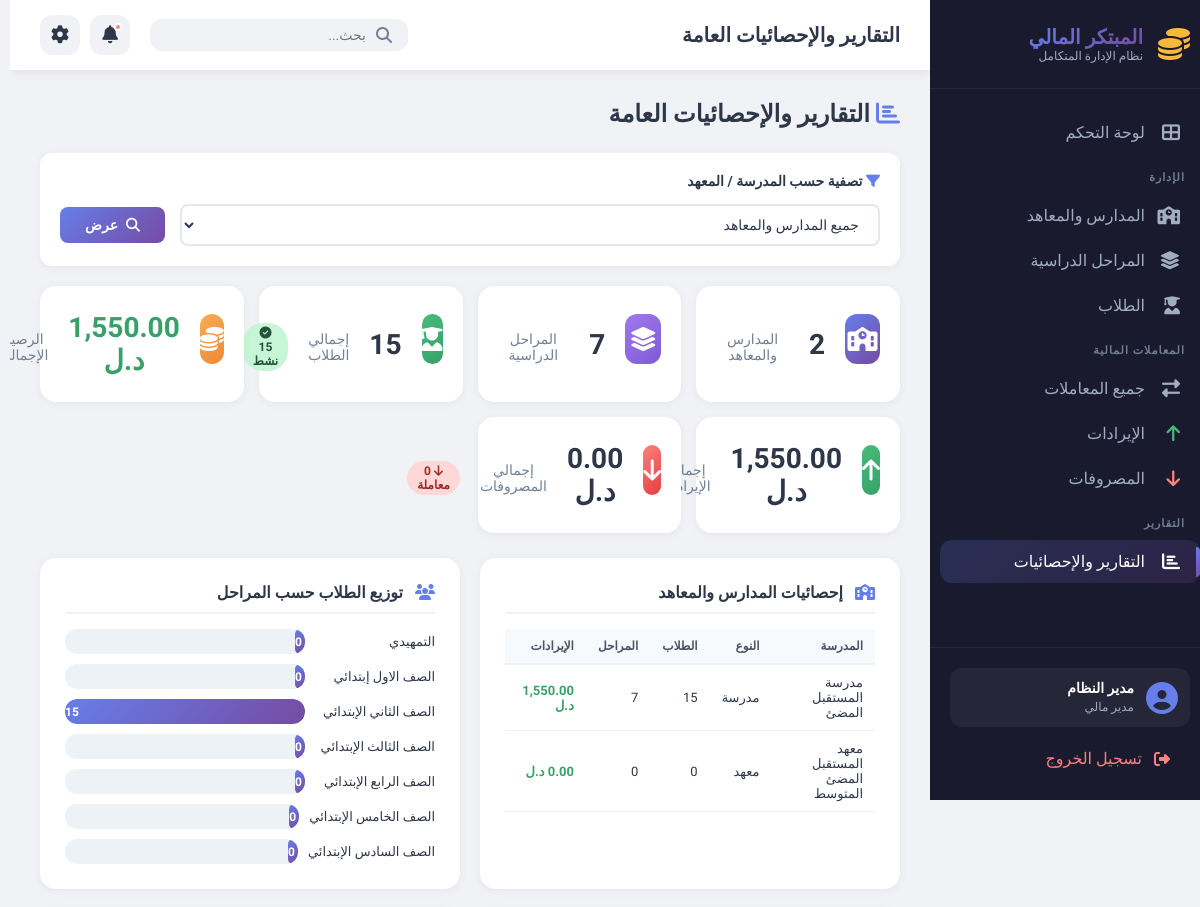
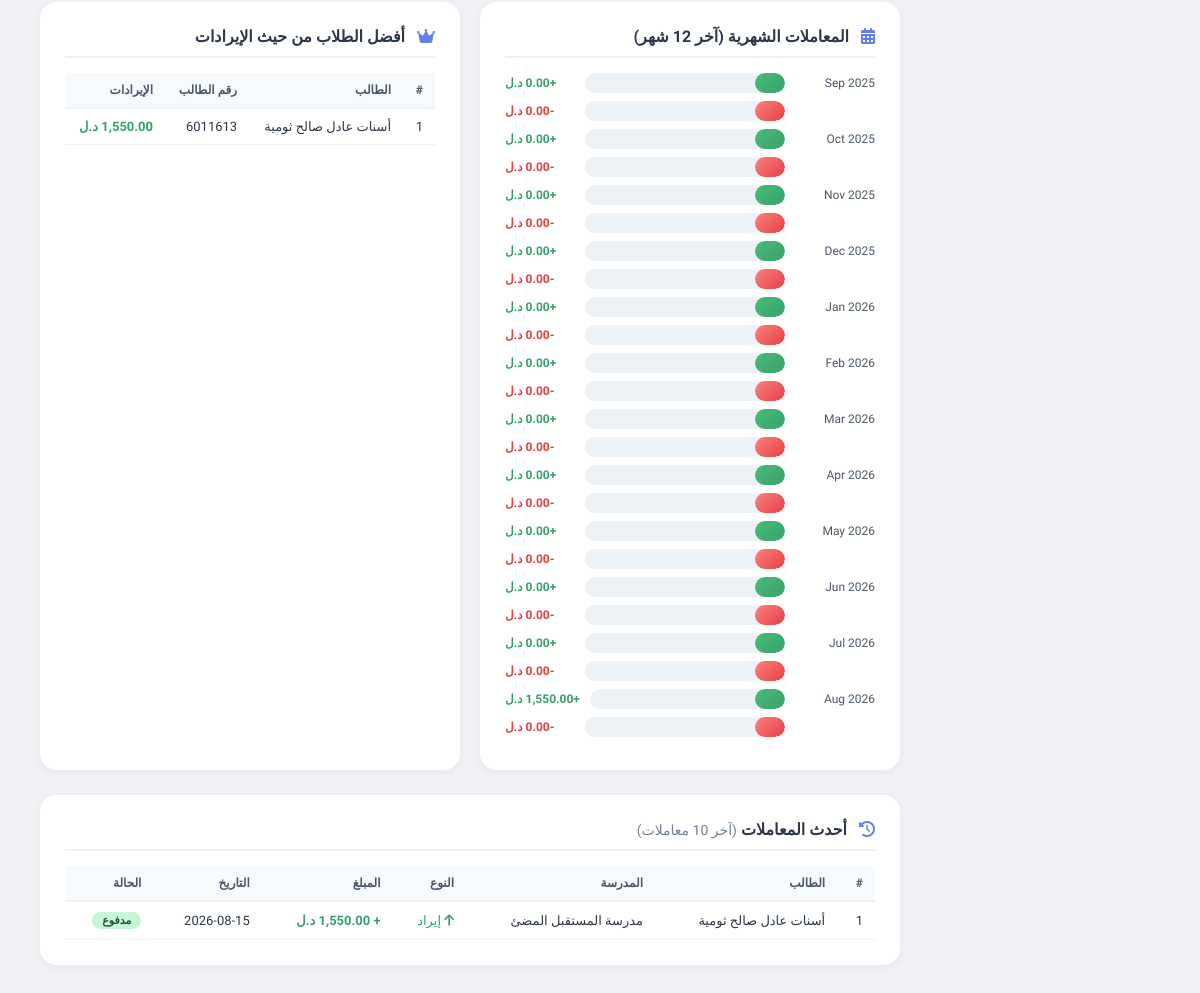
Screenshot of /modules/reports/index.php with the database file from the repository (2 pictures, top to bottom).
### tables this page shows
CREATE TABLE `schools` (
  `id` int(11) NOT NULL,
  `name` varchar(100) NOT NULL,
  `type` enum('school','institute') NOT NULL,
  `address` text DEFAULT NULL,
  `phone` varchar(20) DEFAULT NULL,
  `email` varchar(100) DEFAULT NULL,
  `created_at` timestamp NOT NULL DEFAULT current_timestamp()
);

CREATE TABLE `students` (
  `id` int(11) NOT NULL,
  `school_id` int(11) DEFAULT NULL,
  `current_stage_id` int(11) DEFAULT NULL,
  `name` varchar(100) NOT NULL,
  `student_code` varchar(50) DEFAULT NULL,
  `birth_date` date DEFAULT NULL,
  `phone` varchar(20) DEFAULT NULL,
  `address` text DEFAULT NULL,
  `enrollment_date` date DEFAULT NULL,
  `status` enum('active','inactive','graduated') DEFAULT 'active',
  `created_at` timestamp NOT NULL DEFAULT current_timestamp()
);

CREATE TABLE `transactions` (
  `id` int(11) NOT NULL,
  `student_id` int(11) DEFAULT NULL,
  `stage_id` int(11) DEFAULT NULL,
  `type` enum('income','expense') NOT NULL,
  `amount` decimal(10,2) NOT NULL,
  `description` text DEFAULT NULL,
  `transaction_date` date DEFAULT NULL,
  `payment_method` enum('cash','bank','online') DEFAULT NULL,
  `status` enum('pending','paid','cancelled') DEFAULT 'pending',
  `created_at` timestamp NOT NULL DEFAULT current_timestamp()
);

### modules/reports/index.php (the view, shortened to what the rows shown need)
<?php
require_once '../../config/database.php';
require_once '../../includes/functions.php';
$school_id = isset($_GET['school_id']) ? (int)$_GET['school_id'] : null;
$school_name = '';
$schools = getSchools();
$school_condition = "";
$school_params = [];
$schools_stats = [];
if ($school_id) {
    foreach ($schools as $school) {
        if ($school['id'] == $school_id) {
            $stats = getSchoolStats($school['id']);
            $schools_stats[] = [
                'id' => $school['id'],
                'name' => $school['name'],
                'type' => $school['type'],
                'students' => $stats['total_students'] ?? 0,
                'stages' => $stats['total_stages'] ?? 0,
                'income' => $stats['total_income'] ?? 0,
                'expenses' => $stats['total_expenses'] ?? 0
            ];
            break;
        }
    }
} else {
    foreach ($schools as $school) {
        $stats = getSchoolStats($school['id']);
        $schools_stats[] = [
            'id' => $school['id'],
            'name' => $school['name'],
            'type' => $school['type'],
            'students' => $stats['total_students'] ?? 0,
            'stages' => $stats['total_stages'] ?? 0,
            'income' => $stats['total_income'] ?? 0,
            'expenses' => $stats['total_expenses'] ?? 0
        ];
    }
}
$sql = "SELECT t.*, s.name as student_name, sc.name as school_name
        FROM transactions t
        JOIN students s ON t.student_id = s.id
        JOIN schools sc ON s.school_id = sc.id
        WHERE 1=1" . $school_condition . "
        ORDER BY t.created_at DESC LIMIT 10";
$stmt = $pdo->prepare($sql);
$stmt->execute($school_params);
$recent_transactions = $stmt->fetchAll();
$sql = "SELECT s.id, s.name, s.student_code,
        SUM(t.amount) as total_income
        FROM students s
        JOIN transactions t ON t.student_id = s.id
        WHERE t.type = 'income' AND t.status = 'paid'" . $school_condition . "
        GROUP BY s.id
        ORDER BY total_income DESC
        LIMIT 10";
$stmt = $pdo->prepare($sql);
$stmt->execute($school_params);
$top_students = $stmt->fetchAll();
?>
<!DOCTYPE html>
<html lang="ar" dir="rtl">
<head>
    <link rel="stylesheet" href="../../assets/css/dashboard.css">
    <link rel="stylesheet" href="https://cdnjs.cloudflare.com/ajax/libs/font-awesome/6.5.0/css/all.min.css">
</head>
<body>
    <div class="dashboard-wrapper">
        <aside class="sidebar">
            <div class="sidebar-header">
                <div class="logo-container">
                    <div class="logo-text">
                        <h2>المبتكر المالي</h2>
                    </div>
                </div>
            </div>
        </aside>
        <main class="main-content">
            <header class="top-header">
                <div class="header-left">
                    <h1>
                        <?php if ($school_name): ?>
                            تقارير: <?php echo htmlspecialchars($school_name); ?>
                        <?php else: ?>
                            التقارير والإحصائيات العامة
                        <?php endif; ?>
                    </h1>
                </div>
            </header>
            <div class="content-area">
                <div class="page-header">
                    <h2>
                        <i class="fas fa-chart-bar" style="color: #667eea;"></i>
                        <?php if ($school_name): ?>
                            تقارير: <?php echo htmlspecialchars($school_name); ?>
                            <span class="filter-badge">
                                <i class="fas fa-school"></i>
                                <?php echo htmlspecialchars($school_name); ?>
                            </span>
                        <?php else: ?>
                            التقارير والإحصائيات العامة
                        <?php endif; ?>
                    </h2>
                </div>
                <div class="reports-grid">
                    <div class="report-card">
                        <div class="table-scroll">
                            <table>
                                <thead>
                                    <tr>
                                        <th>المدرسة</th>
                                        <th>النوع</th>
                                        <th>الطلاب</th>
                                        <th>المراحل</th>
                                        <th>الإيرادات</th>
                                    </tr>
                                </thead>
                                <tbody>
                                    <?php foreach ($schools_stats as $school): ?>
                                    <tr>
                                        <td><?php echo htmlspecialchars($school['name']); ?></td>
                                        <td><?php echo $school['type'] == 'school' ? 'مدرسة' : 'معهد'; ?></td>
                                        <td><?php echo $school['students']; ?></td>
                                        <td><?php echo $school['stages']; ?></td>
                                        <td class="amount-income"><?php echo formatLibyanCurrency($school['income']); ?></td>
                                    </tr>
                                    <?php endforeach; ?>
                                </tbody>
                            </table>
                        </div>
                    </div>
                    <div class="report-card">
                        <div class="table-scroll">
                            <table>
                                <thead>
                                    <tr>
                                        <th>#</th>
                                        <th>الطالب</th>
                                        <th>رقم الطالب</th>
                                        <th>الإيرادات</th>
                                    </tr>
                                </thead>
                                <tbody>
                                    <?php if (!empty($top_students)): ?>
                                    <?php foreach ($top_students as $index => $student): ?>
                                    <tr>
                                        <td><?php echo $index + 1; ?></td>
                                        <td><?php echo htmlspecialchars($student['name']); ?></td>
                                        <td><?php echo htmlspecialchars($student['student_code'] ?? '---'); ?></td>
                                        <td class="amount-income"><?php echo formatLibyanCurrency($student['total_income']); ?></td>
                                    </tr>
                                    <?php endforeach; ?>
                                    <?php endif; ?>
                                </tbody>
                            </table>
                        </div>
                    </div>
                </div>
                <div class="report-card full-width">
                    <div class="table-scroll">
                        <table>
                            <thead>
                                <tr>
                                    <th>#</th>
                                    <th>الطالب</th>
                                    <th>المدرسة</th>
                                    <th>النوع</th>
                                    <th>المبلغ</th>
                                    <th>التاريخ</th>
                                    <th>الحالة</th>
                                </tr>
                            </thead>
                            <tbody>
                                <?php if (!empty($recent_transactions)): ?>
                                <?php foreach ($recent_transactions as $index => $t): ?>
                                <tr>
                                    <td><?php echo $index + 1; ?></td>
                                    <td><?php echo htmlspecialchars($t['student_name']); ?></td>
                                    <td><?php echo htmlspecialchars($t['school_name']); ?></td>
                                    <td>
                                        <?php if ($t['type'] == 'income'): ?>
                                        <span style="color: #38a169;">
                                            <i class="fas fa-arrow-up"></i> إيراد
                                        </span>
                                        <?php else: ?>
                                        <span style="color: #e53e3e;">
                                            <i class="fas fa-arrow-down"></i> مصروف
                                        </span>
                                        <?php endif; ?>
                                    </td>
                                    <td class="<?php echo $t['type'] == 'income' ? 'amount-income' : 'amount-expense'; ?>">
                                        <?php echo $t['type'] == 'income' ? '+' : '-'; ?>
                                        <?php echo formatLibyanCurrency($t['amount']); ?>
                                    </td>
                                    <td><?php echo date('Y-m-d', strtotime($t['transaction_date'])); ?></td>
                                    <td>
                                        <span class="status-badge-sm <?php echo $t['status']; ?>">
                                            <?php
                                            $statusLabels = [
                                                'paid' => 'مدفوع',
                                                'pending' => 'معلق',
                                                'cancelled' => 'ملغي'
                                            ];
                                            echo $statusLabels[$t['status']] ?? $t['status'];
                                            ?>
                                        </span>
                                    </td>
                                </tr>
                                <?php endforeach; ?>
                                <?php endif; ?>
                            </tbody>
                        </table>
                    </div>
                </div>
            </div>
        </main>
    </div>
</body>
</html>

### rows the page displays
schools: name "مدرسة المستقبل المضئ", type "مدرسة", students "15", income "1,550.00 د.ل"
schools: name "معهد المستقبل المضئ المتوسط", type "معهد", income "0.00 د.ل"
students: name "أسنات عادل صالح ثومية", student_code "6011613", total_income "1,550.00 د.ل"
transactions: student.name "أسنات عادل صالح ثومية", schools.name "مدرسة المستقبل المضئ", type "income" (drawn), amount "1,550.00 د.ل", transaction_date "2026-08-15", status "مدفوع"

### other values shown
$total_schools "2"
$total_stages "7"
$student_stats['total'] "15"
$student_stats['active'] "15"
formatLibyanCurrency($balance) "1,550.00 د.ل"
formatLibyanCurrency($total_income) "1,550.00 د.ل"
formatLibyanCurrency($total_expenses) "0.00 د.ل"
$sd['name'] "التمهيدي"
$sd['name'] "الصف الاول إبتدائي"
$sd['name'] "الصف الثاني الإبتدائي"
$sd['count'] "15"
$sd['name'] "الصف الثالث الإبتدائي"
$sd['name'] "الصف الرابع الإبتدائي"
$sd['name'] "الصف الخامس الإبتدائي"
$sd['name'] "الصف السادس الإبتدائي"
